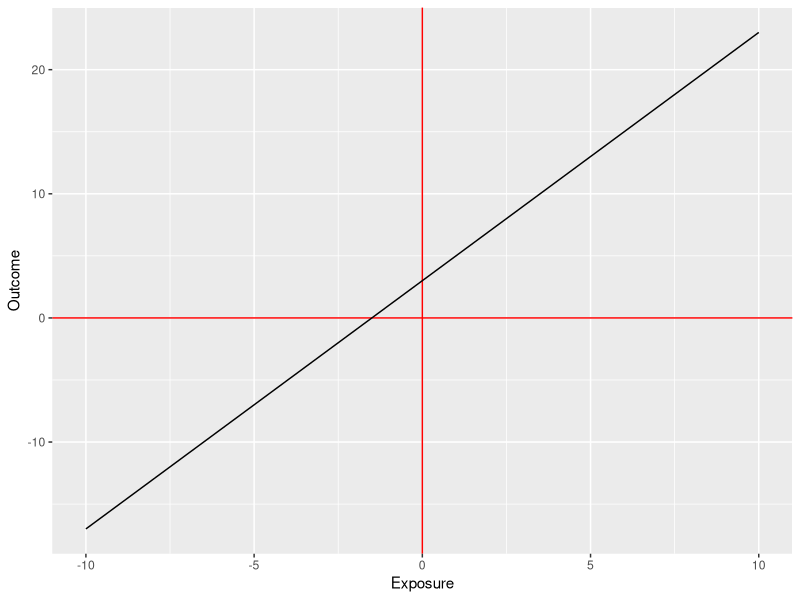
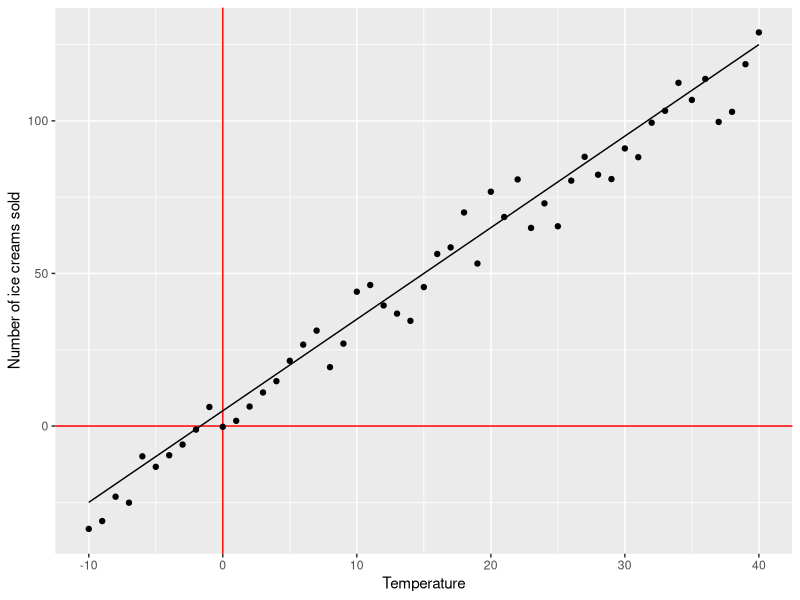
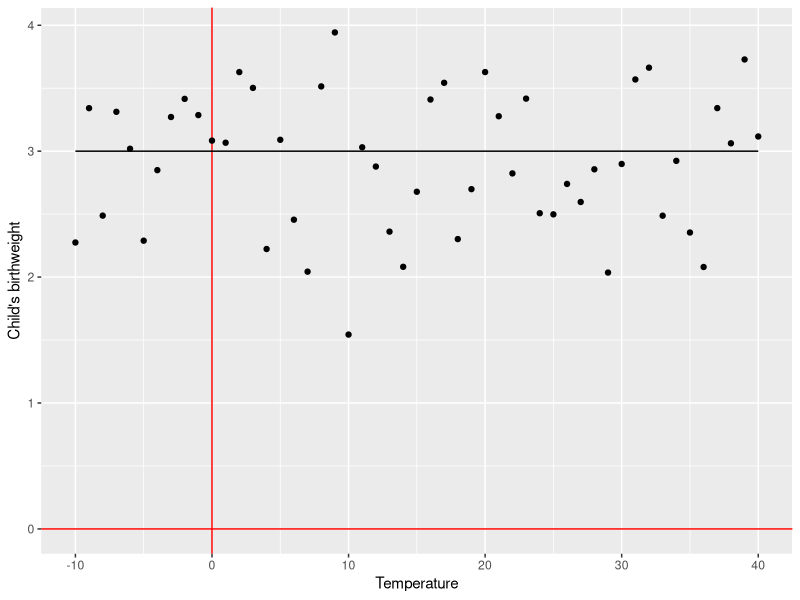
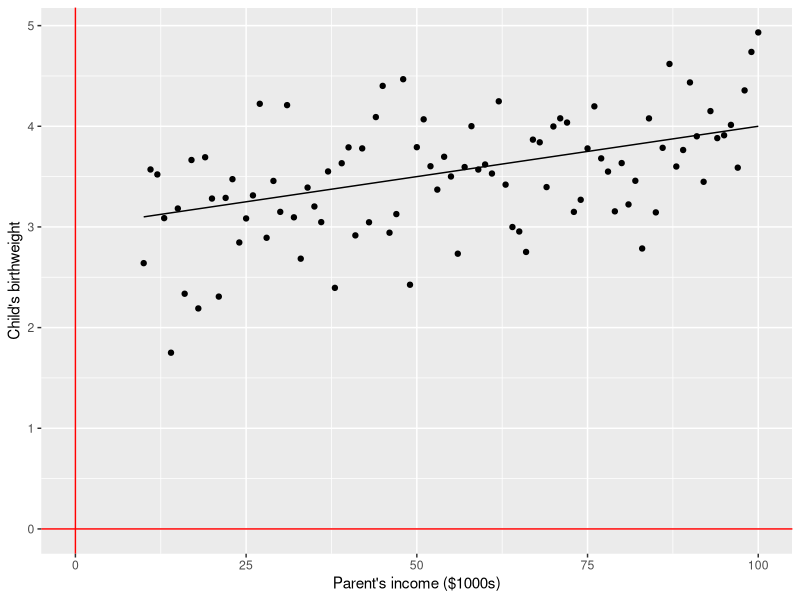
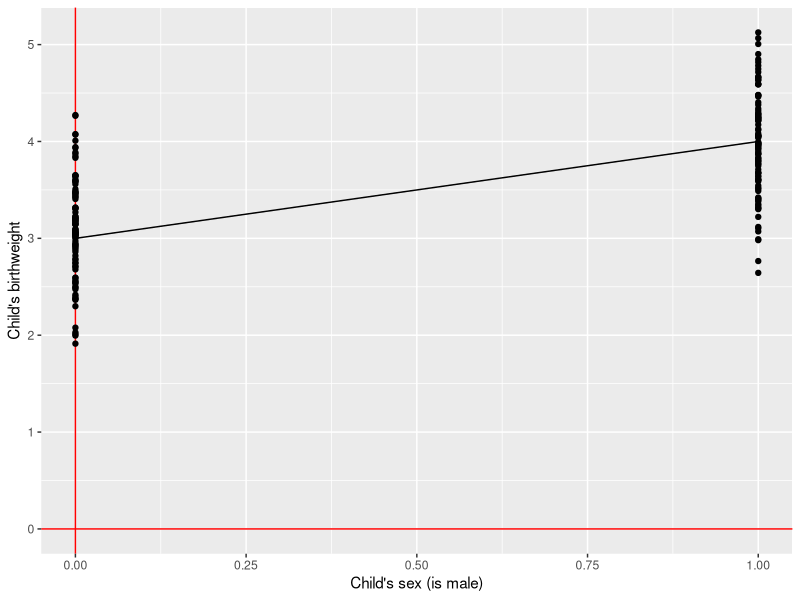
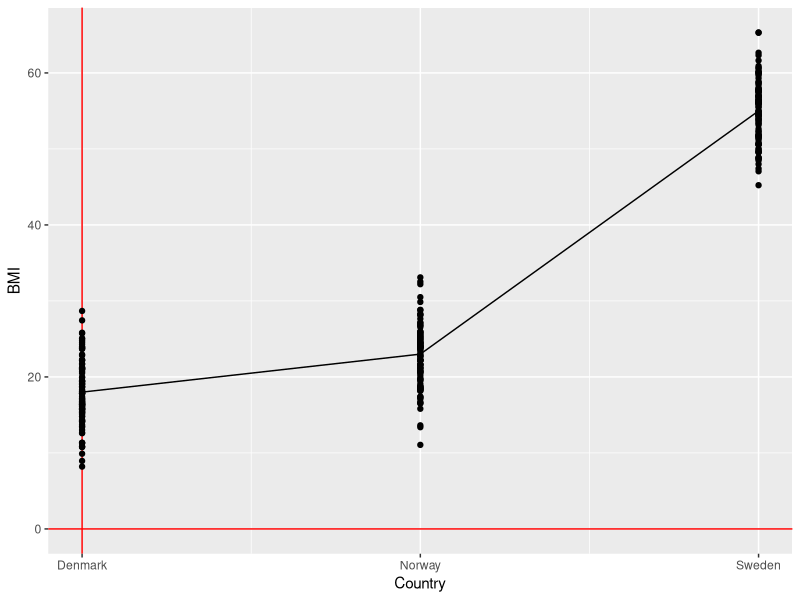
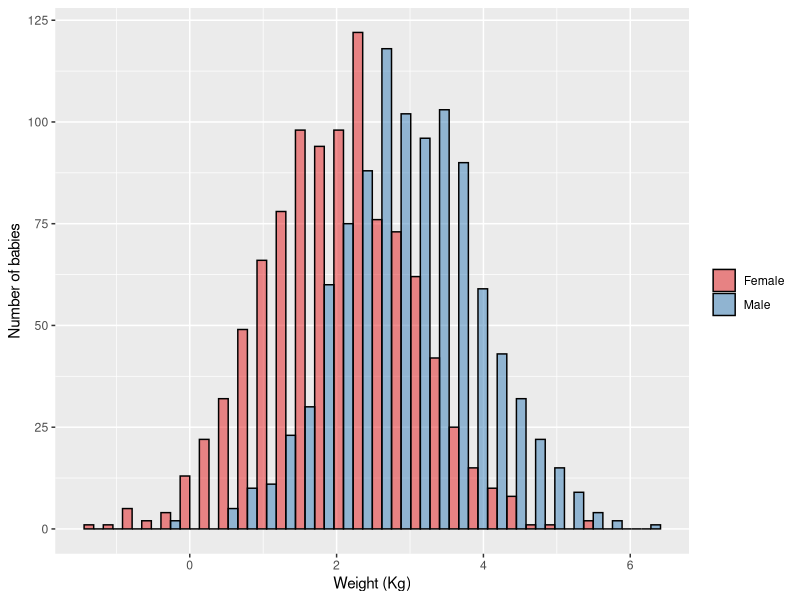
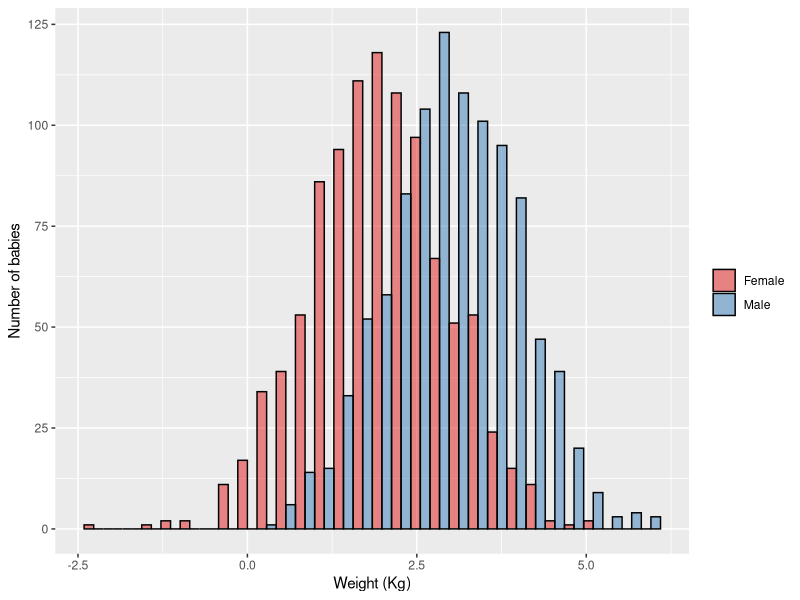

Write R code to recreate these figures, in order.
## ---- chunk 1
library(data.table)
library(ggplot2)

data <- data.frame(x=-10:10)
data$y <- 3 + 2*data$x

q <- ggplot(data,aes(x=x,y=y))
q <- q + geom_vline(xintercept=0,colour="red")
q <- q + geom_hline(yintercept=0,colour="red")
q <- q + geom_line()
q <- q + scale_x_continuous("Exposure")
q <- q + scale_y_continuous("Outcome")
q
## ---- chunk 2
library(data.table)
library(ggplot2)

data <- data.frame(x=-10:40)
data$line <- 5 + 3*data$x
data$y <- data$line + rnorm(nrow(data),sd=10)

q <- ggplot(data,aes(x=x))
q <- q + geom_vline(xintercept=0,colour="red")
q <- q + geom_hline(yintercept=0,colour="red")
q <- q + geom_point(mapping=aes(y=y))
q <- q + geom_line(mapping=aes(y=line))
q <- q + scale_x_continuous("Temperature")
q <- q + scale_y_continuous("Number of ice creams sold")
q
## ---- chunk 3
library(data.table)
library(ggplot2)

data <- data.frame(x=-10:40)
data$line <- 3 + 0*data$x
data$y <- data$line + rnorm(nrow(data),sd=0.5)

q <- ggplot(data,aes(x=x))
q <- q + geom_vline(xintercept=0,colour="red")
q <- q + geom_hline(yintercept=0,colour="red")
q <- q + geom_point(mapping=aes(y=y))
q <- q + geom_line(mapping=aes(y=line))
q <- q + scale_x_continuous("Temperature")
q <- q + scale_y_continuous("Child's birthweight")
q
## ---- chunk 4
library(data.table)
library(ggplot2)

data <- data.frame(x=10:100)
data$line <- 3 + 0.01*data$x
data$y <- data$line + rnorm(nrow(data),sd=0.5)

q <- ggplot(data,aes(x=x))
q <- q + geom_vline(xintercept=0,colour="red")
q <- q + geom_hline(yintercept=0,colour="red")
q <- q + geom_point(mapping=aes(y=y))
q <- q + geom_line(mapping=aes(y=line))
q <- q + scale_x_continuous("Parent's income ($1000s)")
q <- q + scale_y_continuous("Child's birthweight")
q
## ---- chunk 5
library(data.table)
library(ggplot2)

data <- data.frame(x=c(rep(0,100),rep(1,100)))
data$line <- 3 + 1*data$x
data$y <- data$line + rnorm(nrow(data),sd=0.5)

q <- ggplot(data,aes(x=x))
q <- q + geom_vline(xintercept=0,colour="red")
q <- q + geom_hline(yintercept=0,colour="red")
q <- q + geom_point(mapping=aes(y=y))
q <- q + geom_line(mapping=aes(y=line))
q <- q + scale_x_continuous("Child's sex (is male)")
q <- q + scale_y_continuous("Child's birthweight")
q
## ---- chunk 6
library(data.table)
library(ggplot2)

data <- data.frame(x=c(rep(0,100),rep(1,100),rep(2,100)))
data$line <- 18
data$line[data$x==1] <- 23
data$line[data$x==2] <- 55
data$y <- data$line + rnorm(nrow(data),sd=4)

q <- ggplot(data,aes(x=x))
q <- q + geom_vline(xintercept=0,colour="red")
q <- q + geom_hline(yintercept=0,colour="red")
q <- q + geom_point(mapping=aes(y=y))
q <- q + geom_line(mapping=aes(y=line))
q <- q + scale_x_continuous("Country",breaks=c(0,1,2),labels=c("Denmark","Norway","Sweden"))
q <- q + scale_y_continuous("BMI")
q
## ---- chunk 7
library(data.table)
library(ggplot2)

data1 <- data.frame(x=rnorm(1000,mean=2,sd=1), group="Female", stringsAsFactors = F)
data2 <- data.frame(x=rnorm(1000,mean=3,sd=1), group="Male", stringsAsFactors = F)
data <- rbind(data1,data2)
q <- ggplot(data,aes(x=x,fill=group))
q <- q + geom_histogram(alpha=0.5,colour="black",pos="dodge")
q <- q + scale_x_continuous("Weight (Kg)")
q <- q + scale_y_continuous("Number of babies")
q <- q + scale_fill_brewer("",palette="Set1")
q
## ---- chunk 8
library(data.table)
library(ggplot2)

data1 <- data.frame(x=rnorm(1000,mean=2,sd=1), group="Female", stringsAsFactors = F)
data2 <- data.frame(x=rnorm(1000,mean=3,sd=1), group="Male", stringsAsFactors = F)
data <- rbind(data1,data2)
q <- ggplot(data,aes(x=x,fill=group))
q <- q + geom_histogram(alpha=0.5,colour="black",pos="dodge")
q <- q + scale_x_continuous("Weight (Kg)")
q <- q + scale_y_continuous("Number of babies")
q <- q + scale_fill_brewer("",palette="Set1")
q
## ---- chunk 9
library(data.table)
library(ggplot2)

data <- data.frame(x=c(rep(0,100),rep(1,100)))
data$line <- 2
data$line[data$x==1] <- 3
data$y <- data$line + rnorm(nrow(data),sd=1)

q <- ggplot(data,aes(x=x))
q <- q + geom_vline(xintercept=0,colour="red")
q <- q + geom_hline(yintercept=0,colour="red")
q <- q + geom_point(mapping=aes(y=y))
q <- q + geom_line(mapping=aes(y=line))
q <- q + scale_x_continuous("Sex",breaks=c(0,1),labels=c("Female","Male"))
q <- q + scale_y_continuous("Kg")
q
## ---- chunk 10
library(data.table)
library(ggplot2)

data1 <- data.frame(x=rnorm(1000,mean=8,sd=0.5), group="Childless", stringsAsFactors = F)
data2 <- data.frame(x=rnorm(1000,mean=5,sd=0.5), group="Parents", stringsAsFactors = F)
data <- rbind(data1,data2)
q <- ggplot(data,aes(x=x,fill=group))
q <- q + geom_histogram(alpha=0.5,colour="black",pos="dodge")
q <- q + scale_x_continuous("Hours sleep")
q <- q + scale_y_continuous("Number of people")
q <- q + scale_fill_brewer("",palette="Set1")
q
## ---- chunk 11
library(data.table)
library(ggplot2)

data1 <- data.frame(x=rnorm(1000,mean=8,sd=0.5), group="Childless", stringsAsFactors = F)
data2 <- data.frame(x=rnorm(1000,mean=5,sd=0.5), group="Parents", stringsAsFactors = F)
data <- rbind(data1,data2)
q <- ggplot(data,aes(x=x,fill=group))
q <- q + geom_histogram(alpha=0.5,colour="black",pos="dodge")
q <- q + scale_x_continuous("Hours sleep")
q <- q + scale_y_continuous("Number of people")
q <- q + scale_fill_brewer("",palette="Set1")
q
## ---- chunk 12
library(data.table)
library(ggplot2)

data <- data.frame(x=c(rep(0,100),rep(1,100)))
data$line <- 8
data$line[data$x==1] <- 5
data$y <- data$line + rnorm(nrow(data),sd=0.5)

q <- ggplot(data,aes(x=x))
q <- q + geom_vline(xintercept=0,colour="red")
q <- q + geom_hline(yintercept=0,colour="red")
q <- q + geom_point(mapping=aes(y=y))
q <- q + geom_line(mapping=aes(y=line))
q <- q + scale_x_continuous("Parental status",breaks=c(0,1),labels=c("Childless","Parents"))
q <- q + scale_y_continuous("Hours of sleep")
q
## ---- chunk 13
library(data.table)
library(ggplot2)

data1 <- data.frame(x=rnorm(1000,mean=2,sd=0.5), group="Denmark", stringsAsFactors = F)
data2 <- data.frame(x=rnorm(1000,mean=3,sd=0.5), group="Norway", stringsAsFactors = F)
data3 <- data.frame(x=rnorm(1000,mean=4,sd=0.5), group="Sweden", stringsAsFactors = F)
data <- rbind(data1,data2,data3)
q <- ggplot(data,aes(x=x,fill=group))
q <- q + geom_histogram(alpha=0.5,colour="black",pos="dodge")
q <- q + scale_x_continuous("Weight (Kg)")
q <- q + scale_y_continuous("Number of babies")
q <- q + scale_fill_brewer("",palette="Set1")
q
## ---- chunk 14
library(data.table)
library(ggplot2)

data <- data.frame(x=c(rep(0,100),rep(1,100),rep(2,100)))
data$line <- 2
data$line[data$x==1] <- 3
data$line[data$x==2] <- 4
data$y <- data$line + rnorm(nrow(data),sd=0.5)

q <- ggplot(data,aes(x=x))
q <- q + geom_vline(xintercept=0,colour="red")
q <- q + geom_hline(yintercept=0,colour="red")
q <- q + geom_point(mapping=aes(y=y))
q <- q + geom_line(mapping=aes(y=line))
q <- q + scale_x_continuous("Country",breaks=c(0,1,2),labels=c("Denmark","Norway","Sweden"))
q <- q + scale_y_continuous("BMI")
q
